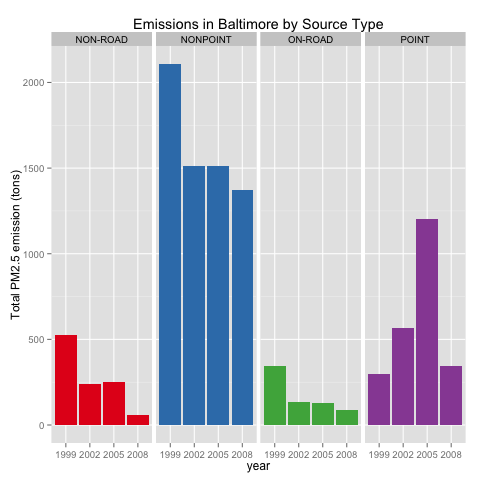

R code for this plot:
## plot3.R
##
## Matthew Gast, May 2015
##
## Course: "Exploratory Data Analysis" at the JHU Bloomberg School of
## Health (Coursera Data Science Specialization).  This file is part
## of the second class project on PM2.5 data.
##
## Question 3:Of the four types of sources indicated by the type
## (point, nonpoint, onroad, nonroad) variable, which of these four
## sources have seen decreases in emissions from 1999–2008 for
## Baltimore City? Which have seen increases in emissions from
## 1999–2008? Use the ggplot2 plotting system to make a plot answer
## this question.

plot3 <- function () {
    source("pm25-project.R")
    readData()
    te <- totalEmissionsByTypeByYearByLocation("24510")

    library(ggplot2)
    require(RColorBrewer)

    graph <- ggplot(te,
           aes(x=factor(year),y=emissions,fill=type)) +
        facet_grid(. ~ type) +
        geom_bar(stat="identity") +
        xlab("year") +
        ylab("Total PM2.5 emission (tons)") +
        ggtitle ("Emissions in Baltimore by Source Type") +
        guides(fill=FALSE) +
        scale_fill_brewer(palette="Set1")
    
    writePlotFile(graph, "plot3.png", "png")
}
